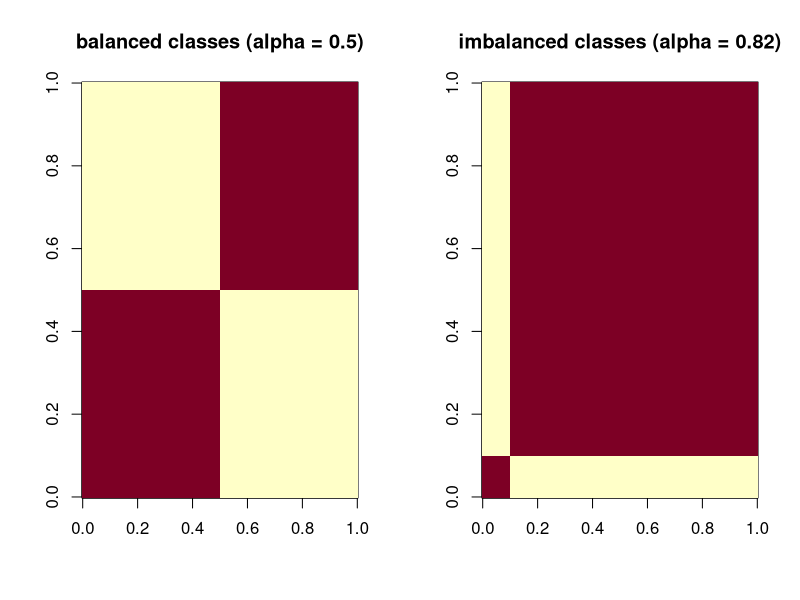

Here is the R script that generated this plot:
library(here)
pdf(here("figures", "01-mot-fig-balance.pdf"), width = 10)

par(mfrow=c(1,2))

n <- 100 # observations
m <- 100 # features
cl1 <- sapply(1:(n), function(i) rnorm(n=m,mean=0.5,sd=1))
cl2 <- sapply(1:(n), function(i) rnorm(n=m,mean=-0.5,sd=1))
dat <- cbind(cl1,cl2)
d <- dist(t(dat))
dvec <- as.matrix(d)
dvec <- dvec[upper.tri(dvec)]
l <- c(rep(0,n),rep(1,n))
ind <- sapply(l, function(x) x==l)
image(ind, main = "balanced classes (alpha = 0.5)")
ind <- ind[upper.tri(ind)]
iw <- which(ind)
ib <- which(!ind)
dw <- dvec[iw]
db <- dvec[ib]
length(dw) / (length(dw)+length(db)) # should be 0.5

n <- 100 # observations
m <- 100 # features
cl1 <- sapply(1:(n-n*.8), function(i) rnorm(n=m,mean=0.5,sd=1))
cl2 <- sapply(1:(n+n*.8), function(i) rnorm(n=m,mean=-0.5,sd=1))
dat <- cbind(cl1,cl2)
d <- dist(t(dat))
dvec <- as.matrix(d)
dvec <- dvec[upper.tri(dvec)]

l <- c(rep(0,n-n*.8),rep(1,n+n*.8))
ind <- sapply(l, function(x) x==l)
image(ind, main = "imbalanced classes (alpha = 0.82)")
ind <- ind[upper.tri(ind)]
iw <- which(ind)
ib <- which(!ind)
dw <- dvec[iw]
db <- dvec[ib]
length(dw) / (length(dw)+length(db)) # should this be 0.82 or 0.81? 

dev.off()



